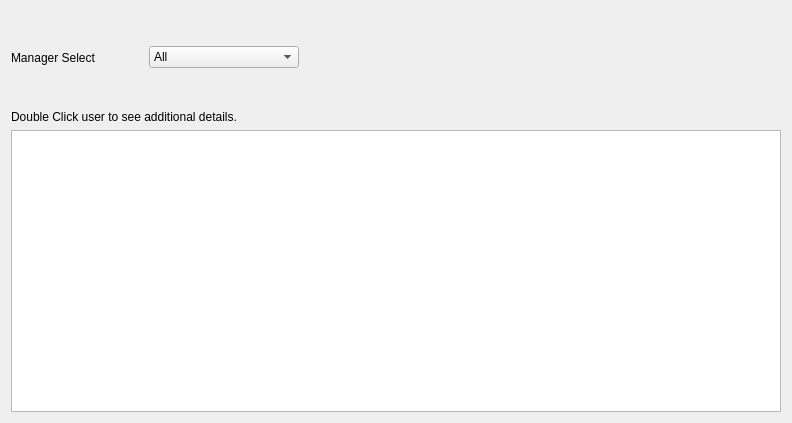
<?xml version="1.0" encoding="UTF-8"?>
<ui version="4.0">
 <class>oneOnOneMain</class>
 <widget class="QDialog" name="oneOnOneMain">
  <property name="geometry">
   <rect>
    <x>0</x>
    <y>0</y>
    <width>789</width>
    <height>423</height>
   </rect>
  </property>
  <property name="windowTitle">
   <string>One On One Tracker</string>
  </property>
  <property name="windowIcon">
   <iconset resource="../main_images.qrc">
    <normaloff>:/logos/Images/Meduit_logo.ico</normaloff>:/logos/Images/Meduit_logo.ico</iconset>
  </property>
  <layout class="QGridLayout" name="gridLayout" rowstretch="0,0,0,0">
   <item row="0" column="4">
    <widget class="QLabel" name="label_2">
     <property name="minimumSize">
      <size>
       <width>200</width>
       <height>93</height>
      </size>
     </property>
     <property name="maximumSize">
      <size>
       <width>200</width>
       <height>93</height>
      </size>
     </property>
     <property name="styleSheet">
      <string notr="true">image: url(:/logos/Images/Meduit Email.png);</string>
     </property>
     <property name="text">
      <string/>
     </property>
    </widget>
   </item>
   <item row="2" column="0" colspan="5">
    <widget class="QLabel" name="label_3">
     <property name="text">
      <string>Double Click user to see additional details.</string>
     </property>
    </widget>
   </item>
   <item row="0" column="0">
    <widget class="QLabel" name="label">
     <property name="text">
      <string>Manager Select</string>
     </property>
    </widget>
   </item>
   <item row="3" column="0" colspan="5">
    <widget class="QTableView" name="reviewTableView">
     <property name="minimumSize">
      <size>
       <width>770</width>
       <height>0</height>
      </size>
     </property>
     <property name="styleSheet">
      <string notr="true">QTableView{
	font: 10pt &quot;MS Shell Dlg 2&quot;;
}</string>
     </property>
     <property name="alternatingRowColors">
      <bool>true</bool>
     </property>
     <property name="selectionBehavior">
      <enum>QAbstractItemView::SelectRows</enum>
     </property>
     <property name="verticalScrollMode">
      <enum>QAbstractItemView::ScrollPerPixel</enum>
     </property>
     <property name="horizontalScrollMode">
      <enum>QAbstractItemView::ScrollPerPixel</enum>
     </property>
     <property name="sortingEnabled">
      <bool>true</bool>
     </property>
    </widget>
   </item>
   <item row="0" column="1">
    <widget class="QComboBox" name="managerCombo">
     <property name="minimumSize">
      <size>
       <width>150</width>
       <height>0</height>
      </size>
     </property>
     <property name="styleSheet">
      <string notr="true">QFrame{
	background-color: qlineargradient(spread:pad, x1:0.5, y1:0, x2:0.5, y2:1, stop:0 rgba(255, 255, 255, 209), stop:0.485876 rgba(181, 207, 220, 239), stop:1 rgba(85, 199, 255, 196));
}</string>
     </property>
     <item>
      <property name="text">
       <string>All</string>
      </property>
     </item>
    </widget>
   </item>
  </layout>
 </widget>
 <resources>
  <include location="../main_images.qrc"/>
 </resources>
 <connections/>
</ui>
